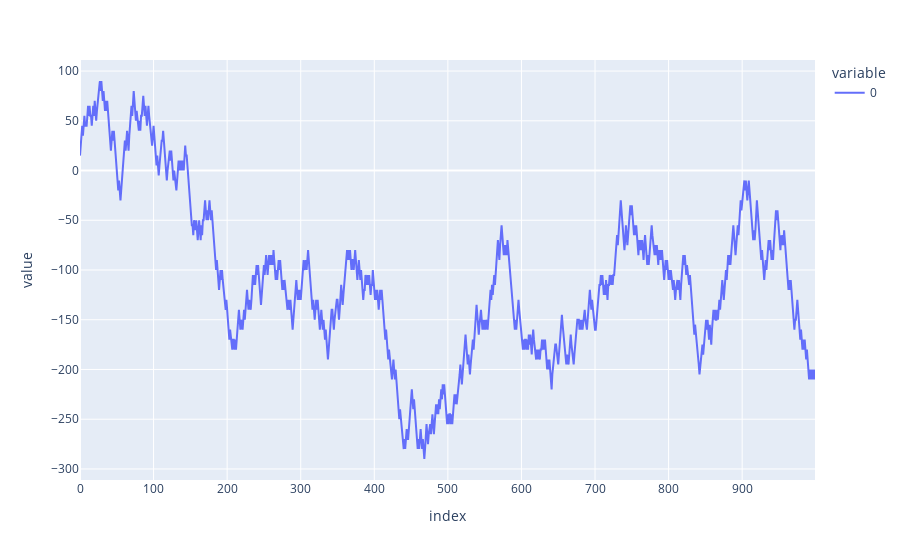

The notebook cell saved with this chart:
### Code cell
# Print the performance, it will always go down in the long run trust me.
px.line(history)

### Figure 1 — Plotly figure (JSON) as saved in the notebook; plotly's stock layout.template omitted (floating-point values rounded to 4 significant figures; data arrays with more than 128 entries replaced by an {"elided": "..."} marker saying what was removed)
{"data": [{"hovertemplate": "variable=0<br>index=%{x}<br>value=%{y}<extra></extra>", "legendgroup": "0", "line": {"color": "#636efa", "dash": "solid"}, "marker": {"symbol": "circle"}, "mode": "lines", "name": "0", "orientation": "v", "showlegend": true, "type": "scatter", "x": {"elided": "1000 int values"}, "xaxis": "x", "y": {"elided": "1000 int values"}, "yaxis": "y"}], "layout": {"legend": {"title": {"text": "variable"}, "tracegroupgap": 0}, "margin": {"t": 60}, "xaxis": {"anchor": "y", "domain": [0, 1], "title": {"text": "index"}}, "yaxis": {"anchor": "x", "domain": [0, 1], "title": {"text": "value"}}}}
